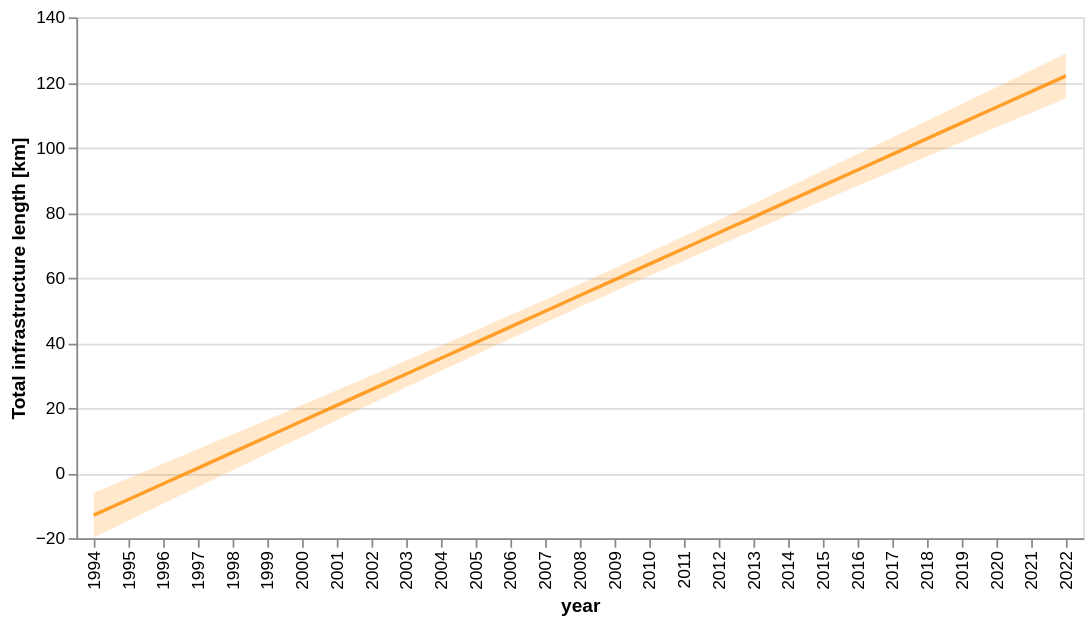

Express this chart as Vega-Lite.
### Vega-Lite specification from a JSON file in a GitHub repository (floating-point values rounded to 4 significant figures)
{"config": {"view": {"continuousWidth": 400, "continuousHeight": 300}}, "layer": [{"mark": {"type": "errorband", "color": "darkorange", "opacity": 0.2}, "encoding": {"x": {"field": "year", "type": "ordinal"}, "y": {"field": "ci_low", "title": "Total infrastructure length [km]", "type": "quantitative"}, "y2": {"field": "ci_high"}}}, {"mark": {"type": "line", "color": "darkorange", "opacity": 0.8}, "encoding": {"x": {"field": "year", "type": "ordinal"}, "y": {"field": "total_length", "type": "quantitative"}}}], "data": {"name": "data-b3ada8b52717fc2adac0448cd32b0bfe"}, "$schema": "https://vega.github.io/schema/vega-lite/v4.17.0.json", "datasets": {"data-b3ada8b52717fc2adac0448cd32b0bfe": [{"year": 1994.0, "total_length": -12.93, "ci_low": -19.81, "ci_high": -6.048}, {"year": 1995.0, "total_length": -8.112, "ci_low": -14.64, "ci_high": -1.587}, {"year": 1996.0, "total_length": -3.292, "ci_low": -9.466, "ci_high": 2.882}, {"year": 1997.0, "total_length": 1.528, "ci_low": -4.305, "ci_high": 7.36}, {"year": 1998.0, "total_length": 6.347, "ci_low": 0.8447, "ci_high": 11.85}, {"year": 1999.0, "total_length": 11.17, "ci_low": 5.981, "ci_high": 16.35}, {"year": 2000.0, "total_length": 15.99, "ci_low": 11.1, "ci_high": 20.87}, {"year": 2001.0, "total_length": 20.81, "ci_low": 16.2, "ci_high": 25.41}, {"year": 2002.0, "total_length": 25.63, "ci_low": 21.28, "ci_high": 29.97}, {"year": 2003.0, "total_length": 30.45, "ci_low": 26.33, "ci_high": 34.56}, {"year": 2004.0, "total_length": 35.26, "ci_low": 31.35, "ci_high": 39.18}, {"year": 2005.0, "total_length": 40.08, "ci_low": 36.33, "ci_high": 43.84}, {"year": 2006.0, "total_length": 44.9, "ci_low": 41.27, "ci_high": 48.53}, {"year": 2007.0, "total_length": 49.72, "ci_low": 46.17, "ci_high": 53.28}, {"year": 2008.0, "total_length": 54.54, "ci_low": 51.01, "ci_high": 58.07}, {"year": 2009.0, "total_length": 59.36, "ci_low": 55.81, "ci_high": 62.92}, {"year": 2010.0, "total_length": 64.18, "ci_low": 60.55, "ci_high": 67.81}, {"year": 2011.0, "total_length": 69.0, "ci_low": 65.25, "ci_high": 72.75}, {"year": 2012.0, "total_length": 73.82, "ci_low": 69.91, "ci_high": 77.74}, {"year": 2013.0, "total_length": 78.64, "ci_low": 74.53, "ci_high": 82.75}, {"year": 2014.0, "total_length": 83.46, "ci_low": 79.12, "ci_high": 87.81}, {"year": 2015.0, "total_length": 88.28, "ci_low": 83.68, "ci_high": 92.88}, {"year": 2016.0, "total_length": 93.1, "ci_low": 88.21, "ci_high": 97.99}, {"year": 2017.0, "total_length": 97.92, "ci_low": 92.73, "ci_high": 103.1}, {"year": 2018.0, "total_length": 102.7, "ci_low": 97.24, "ci_high": 108.2}, {"year": 2019.0, "total_length": 107.6, "ci_low": 101.7, "ci_high": 113.4}, {"year": 2020.0, "total_length": 112.4, "ci_low": 106.2, "ci_high": 118.6}, {"year": 2021.0, "total_length": 117.2, "ci_low": 110.7, "ci_high": 123.7}, {"year": 2022.0, "total_length": 122.0, "ci_low": 115.1, "ci_high": 128.9}]}}
